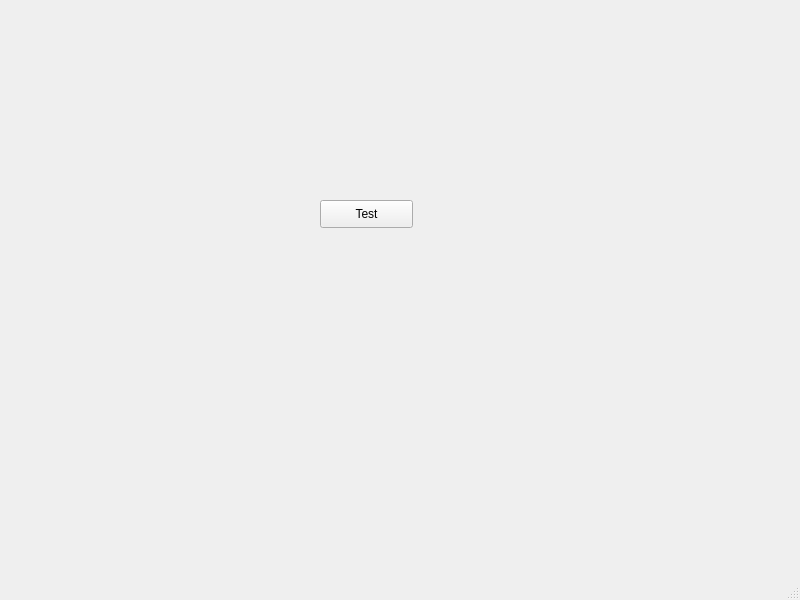
<?xml version="1.0" encoding="UTF-8"?>
<ui version="4.0">
 <class>MainWindow</class>
 <widget class="QMainWindow" name="MainWindow">
  <property name="geometry">
   <rect>
    <x>0</x>
    <y>0</y>
    <width>800</width>
    <height>600</height>
   </rect>
  </property>
  <property name="windowTitle">
   <string>Test App</string>
  </property>
  <widget class="QWidget" name="centralwidget">
   <widget class="QPushButton" name="pushButton">
    <property name="geometry">
     <rect>
      <x>320</x>
      <y>200</y>
      <width>93</width>
      <height>28</height>
     </rect>
    </property>
    <property name="text">
     <string>Test</string>
    </property>
   </widget>
  </widget>
  <widget class="QMenuBar" name="menubar">
   <property name="geometry">
    <rect>
     <x>0</x>
     <y>0</y>
     <width>800</width>
     <height>26</height>
    </rect>
   </property>
  </widget>
  <widget class="QStatusBar" name="statusbar"/>
 </widget>
 <resources/>
 <connections/>
</ui>
